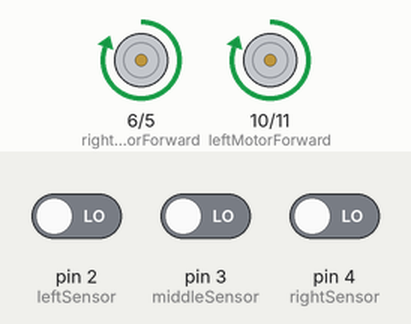
This sketch was run on a simulated Arduino Uno, built with avr-gcc and run on an emulated ATmega328P. On the bench: motor-driver pin pairs drawn as motors (green arrow = first pin HIGH = forward, orange = second pin HIGH = backward, longer = more drive). The inputs (shaded band) are chosen by the test bench; at power-on: pin 3 (middleSensor) LOW, pin 2 (leftSensor) LOW, pin 4 (rightSensor) LOW.

Above: at 1.2 s.
1.3 s: pin 3 (middleSensor) driven HIGH
At 1.7 s:
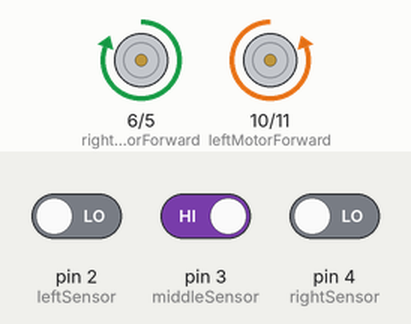
2.8 s: pin 2 (leftSensor) driven HIGH
At 4.0 s:
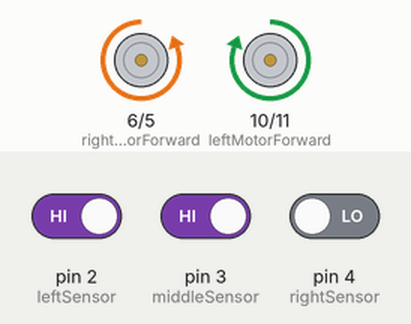
4.3 s: pin 2 (leftSensor) driven LOW
At 5.2 s:
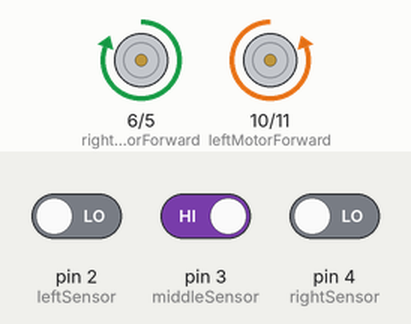
5.8 s: pin 3 (middleSensor) driven LOW
At 6.3 s:
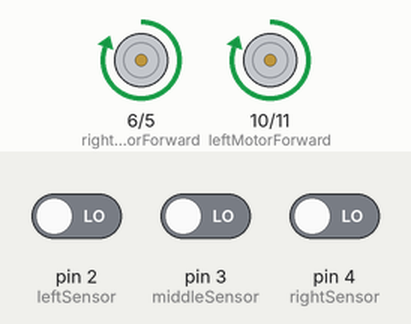
7.3 s: pin 2 (leftSensor) driven HIGH and pin 3 (middleSensor) driven HIGH and pin 4 (rightSensor) driven HIGH
At 8.7 s:
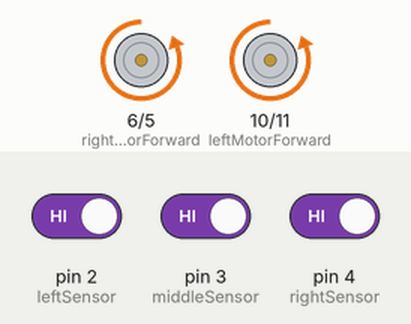
Timing chart, 0 to 9.8 s (numbered marks = the images above; inputs shaded):
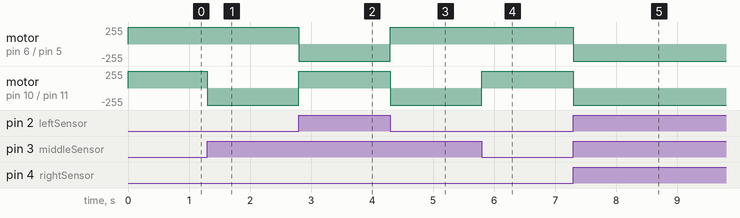

Measured:
- after the input at 1.3 s, motor on pin 10 (leftMotorForward) / pin 11 (leftMotorBackward): forward 255/255 → backward 255/255 at once
- after the input at 2.8 s, motor on pin 6 (rightMotorForward) / pin 5 (rightMotorBackward): forward 255/255 → backward 255/255 at once; motor on pin 10 (leftMotorForward) / pin 11 (leftMotorBackward): backward 255/255 → forward 255/255 at once
- after the input at 4.3 s, motor on pin 6 (rightMotorForward) / pin 5 (rightMotorBackward): backward 255/255 → forward 255/255 at once; motor on pin 10 (leftMotorForward) / pin 11 (leftMotorBackward): forward 255/255 → backward 255/255 at once
- after the input at 5.8 s, motor on pin 10 (leftMotorForward) / pin 11 (leftMotorBackward): backward 255/255 → forward 255/255 at once
- after the input at 7.3 s, motor on pin 6 (rightMotorForward) / pin 5 (rightMotorBackward), motor on pin 10 (leftMotorForward) / pin 11 (leftMotorBackward): forward 255/255 → backward 255/255 at once

The sketch:

track_car_with_three_sensor.ino
```cpp
//馬達設定依照講義 改pin腳請改後方數字
#define leftMotorForward 10
#define leftMotorBackward 11
#define rightMotorForward 6
#define rightMotorBackward 5
//循跡感測器 不按照講義(講義作法不是最佳) 改pin腳請改後方數字
#define leftSensor 2
#define middleSensor 3
#define rightSensor 4

void setup() {
  pinMode(leftMotorForward, OUTPUT);
  pinMode(leftMotorBackward, OUTPUT);
  pinMode(rightMotorForward, OUTPUT);
  pinMode(rightMotorBackward, OUTPUT);
  pinMode(leftSensor, INPUT);
  pinMode(middleSensor, INPUT);
  pinMode(rightSensor, INPUT);
}

void loop() {
  if(isOnTrack(middleSensor)) {
    moveForward();
  } else {
    if(isOnTrack(leftSensor)) {
      turnLeft();
    } else if (isOnTrack(rightSensor)) {
      turnRight();
    } else {
      moveBackward();
    }
  }
}

bool isOnTrack(int pin) {
  return digitalRead(pin) == LOW;
}

void moveForward() {
  digitalWrite(rightMotorForward, HIGH);
  digitalWrite(rightMotorBackward, LOW);
  digitalWrite(leftMotorForward, HIGH);
  digitalWrite(leftMotorBackward, LOW);
}
void turnRight() {
  digitalWrite(rightMotorForward, LOW);
  digitalWrite(rightMotorBackward, HIGH);
  digitalWrite(leftMotorForward, HIGH);
  digitalWrite(leftMotorBackward, LOW);
}
void turnLeft() {
  digitalWrite(rightMotorForward, HIGH);
  digitalWrite(rightMotorBackward, LOW);
  digitalWrite(leftMotorForward, LOW);
  digitalWrite(leftMotorBackward, HIGH);
}
void moveBackward() {
  digitalWrite(rightMotorForward, LOW);
  digitalWrite(rightMotorBackward, HIGH);
  digitalWrite(leftMotorForward, LOW);
  digitalWrite(leftMotorBackward, HIGH);
}
void stopMove() {
  digitalWrite(rightMotorForward, LOW);
  digitalWrite(rightMotorBackward, LOW);
  digitalWrite(leftMotorForward, LOW);
  digitalWrite(leftMotorBackward, LOW);
}
```
